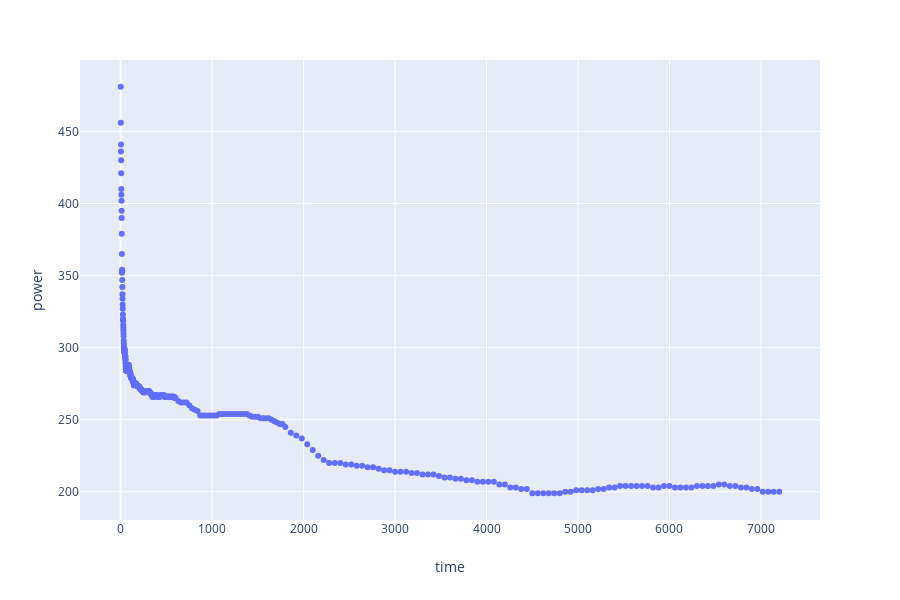

The cell this chart's notebook holds for it:
### Code cell
px.scatter(df, x='time', y='power')

### Figure 1 — Plotly figure (JSON) as saved in the notebook; plotly's stock layout.template omitted (floating-point values rounded to 4 significant figures; data arrays with more than 128 entries replaced by an {"elided": "..."} marker saying what was removed)
{"data": [{"hoverlabel": {"namelength": 0}, "hovertemplate": "time=%{x}<br>power=%{y}", "legendgroup": "", "marker": {"color": "#636efa", "symbol": "circle"}, "mode": "markers", "name": "", "showlegend": false, "type": "scatter", "uid": "af4a1a10-0761-4447-b940-b80a27c27bbb", "x": {"elided": "394 int values"}, "xaxis": "x", "y": {"elided": "394 int values"}, "yaxis": "y"}], "layout": {"grid": {"xaxes": ["x"], "xgap": 0.1, "xside": "bottom", "yaxes": ["y"], "ygap": 0.1, "yside": "left"}, "height": 600, "legend": {"tracegroupgap": 0}, "margin": {"t": 60}, "xaxis": {"title": {"text": "time"}}, "yaxis": {"title": {"text": "power"}}}}
